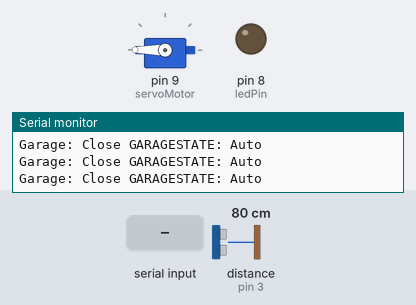
Bench run of a sketch on a simulated Arduino Uno, built with avr-gcc and run on an emulated ATmega328P. On the bench: servo, output pins drawn as LEDs (lit = HIGH), the last lines printed to the serial monitor. Wiring (inferred from the names in the program): ultrasonic range finder: trigger pin 2; echo pin 3. The inputs (shaded band) are chosen by the test bench; at power-on: distance to the obstacle (sensor on pin 3) 80 cm. The echo pulse lasts 58.3 µs per cm; pins used as bus, display or sensor lines are not drawn.

Above: at 1.2 s.
1.3 s: distance to the obstacle (sensor on pin 3) set to 2 cm
At 1.8 s:
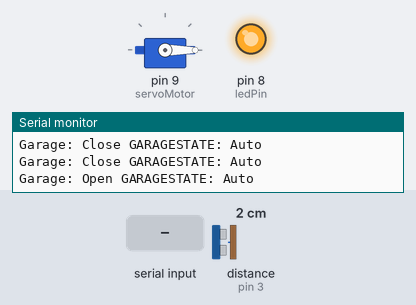
3.0 s: "11\n" received over Serial
At 4.2 s:
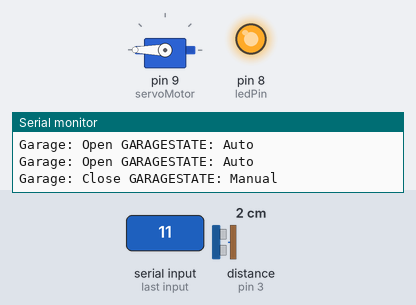
4.5 s: "13\n" received over Serial
At 4.8 s:
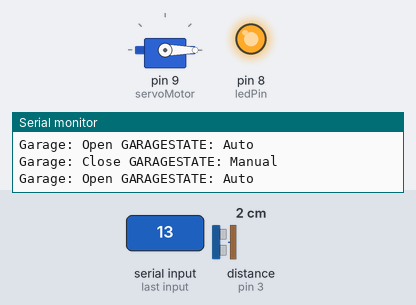
6.0 s: distance to the obstacle (sensor on pin 3) set to 18 cm
At 7.2 s:
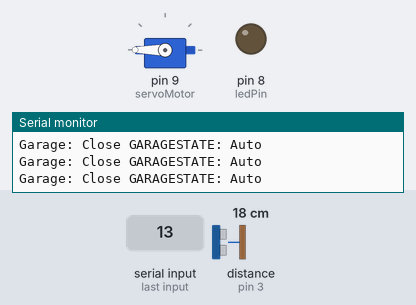
7.5 s: "12\n" received over Serial
At 8.6 s:
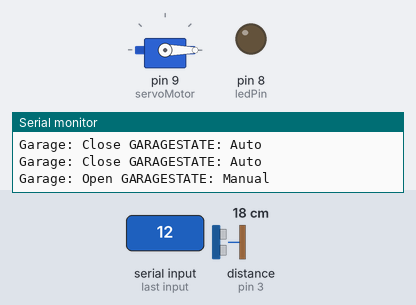
Timing chart, 0 to 10.0 s (numbered marks = the images above; inputs shaded):
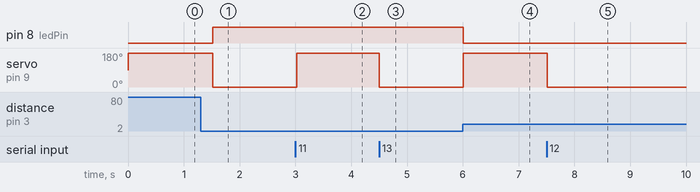

The sketch:

Edge1.ino
```cpp
#include <Servo.h>

#define TRIGGER_PIN 2
#define ECHO_PIN 3
const int ledPin = 8;
int command=0;
int gate=13;

Servo servoMotor; // Create a servo object

void setup() {
  servoMotor.attach(9); // Attach the servo to pin 9

  pinMode(TRIGGER_PIN, OUTPUT);
  pinMode(ECHO_PIN, INPUT);
  pinMode(ledPin, OUTPUT);

  Serial.begin(9600);
}

void loop() {
  long duration, distance;
  if (Serial.available() > 0) {
                                command = Serial.parseInt(); // Read the input value
                                }
  if(command==11){gate =11;}
  else if(command==12){gate =12;}
  else if(command==13){gate=13;}

  // Send a short pulse to the trigger pin
  digitalWrite(TRIGGER_PIN, LOW);
  delayMicroseconds(2);
  digitalWrite(TRIGGER_PIN, HIGH);
  delayMicroseconds(10);
  digitalWrite(TRIGGER_PIN, LOW);

  // Measure the duration of the pulse on the echo pin
  duration = pulseIn(ECHO_PIN, HIGH);

  // Calculate the distance in centimeters
  distance = duration * 0.034 / 2;

  //Serial.print("Distance: ");
  //Serial.print(distance);
  //Serial.print("cm ");


  // Control the servo based on the distance
  if (distance <= 10 && gate == 13) {
                                     servoMotor.write(0); // Rotate the servo to 0 degrees
                                      digitalWrite(ledPin, HIGH);
                                      Serial.print("Garage: Open ");
                                   }
  if(distance >= 10 && gate == 13)
                                      {servoMotor.write(180);
                                       digitalWrite(ledPin, LOW);
                                      Serial.print("Garage: Close ");
                                      }
 if(gate==11){servoMotor.write(180);Serial.print("Garage: Close ");}
 if(gate==12){servoMotor.write(0);Serial.print("Garage: Open ");}
 if(gate==13){Serial.println("GARAGESTATE: Auto");}
 else{Serial.println("GARAGESTATE: Manual");}

                      delay(500); // Delay between each measurement

}
```

Measured:
- after the input at 1.3 s, pin 8 (ledPin): LOW → HIGH after 0.22 s; servo on pin 9 (servoMotor): 180° → 0° after 0.22 s
- after the input at 3.0 s, servo on pin 9 (servoMotor): 0° → 180° at once
- after the input at 4.5 s, servo on pin 9 (servoMotor): 180° → 0° at once
- after the input at 6.0 s, pin 8 (ledPin): HIGH → LOW at once; servo on pin 9 (servoMotor): 0° → 180° at once
- after the input at 7.5 s, servo on pin 9 (servoMotor): 180° → 0° at once
